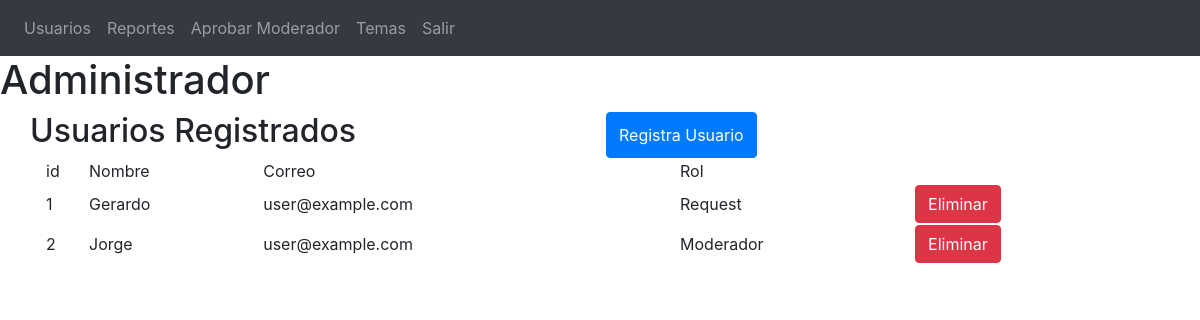
/admin.php, run on an earlier commit of the app's database.
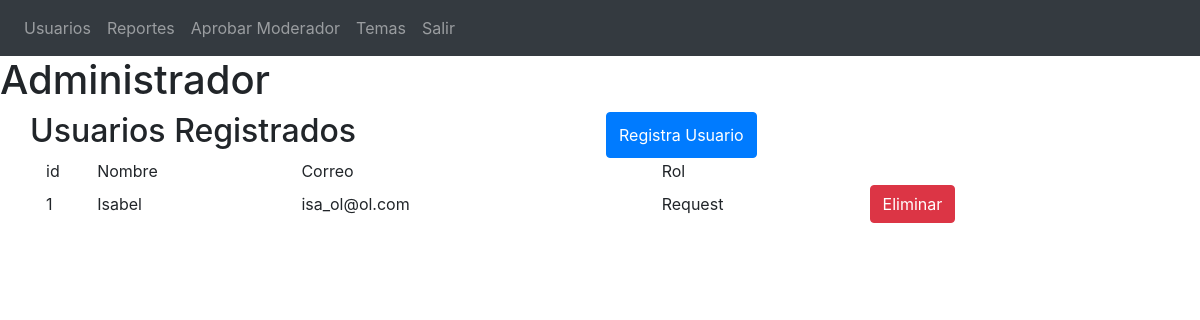
And on a later commit of the database.
### tables this page shows
CREATE TABLE IF NOT EXISTS `usuario` (
  `id_usuario` int(11) NOT NULL AUTO_INCREMENT,
  `nombre` varchar(45) NOT NULL,
  `correo` varchar(50) NOT NULL,
  `password` varchar(45) NOT NULL,
  `activo` int(11) NOT NULL,
  `dias` int(11) NOT NULL,
  `id_rol` int(11) NOT NULL,
  PRIMARY KEY (`id_usuario`),
  KEY `id_rol` (`id_rol`)
);

CREATE TABLE IF NOT EXISTS `rol` (
  `id_rol` int(11) NOT NULL,
  `rol` varchar(35) NOT NULL,
  PRIMARY KEY (`id_rol`)
);

### admin.php (the view, shortened to what this page needs)
<?php
    require_once('conexion.php');
    $query = $conn->prepare("SELECT * FROM usuario inner join rol on usuario.id_rol = rol.id_rol ");
    $query->execute();
?>
<!DOCTYPE html>
<html lang="es">
    <head>
        <link rel="stylesheet" type="text/css" href="#">
        <link rel="stylesheet" href="https://maxcdn.bootstrapcdn.com/bootstrap/4.0.0/css/bootstrap.min.css">
    </head>
    <body>
    <nav class="navbar navbar-expand-sm bg-dark navbar-dark">
    <ul class="navbar-nav">
      <li class="nav-item ">
        <a class="nav-link" href="admin.php">Usuarios</a>
      </li>
      <li class="nav-item">
        <a class="nav-link" href="reportes.php">Reportes</a>
      </li>
      <li class="nav-item">
        <a class="nav-link" href="aprobarModerador.php">Aprobar Moderador</a>
      </li>
      <li class="nav-item">
        <a class="nav-link" href="temas.php">Temas</a>
      </li>
      <li class="nav-item">
        <a class="nav-link" href="cerrarsesion.php">Salir</a>
      </li>
  </ul>
</nav>
<h1>Administrador</h1>
<div class="container">
<div class="row"><h2 style="text-align:left">Usuarios Registrados</h2> <button style="margin-left:250px;" type="button" class="btn btn-primary" data-toggle="modal" data-target="#myModal">Registra Usuario</button></div>
<div class="container">
   <div class="row">
        <table style="width: 100%;">
            <thead>
                <tr>
                    <td>id</td>
                    <td>Nombre</td>
                    <td>Correo</td>
                    <td>Rol</td>
                </tr>
                <?php
                while($res = $query->fetch()) {
                    echo "<tr>";
                    echo "<td>".$res['id_usuario']."</td>";
                    echo "<td>".$res['nombre']."</td>";
                    echo "<td>".$res['correo']."</td>";
                    echo "<td>".$res['rol']."</td>";
                    echo "<td><a href='eliminarUsuario.php?id_usuar=$res[id_usuario]'> <button type='button' class='btn btn-danger'>Eliminar</button></a></td>";
                    echo "</tr>";
                }
            ?>
            </thead>
          </table>
      </div>
              </div>
              </body>
              </html>

What changed in the data, as far as the page shows it:
removed usuario: id_usuario "2", nombre "Jorge", correo "user@example.com", id_rol.rol "Moderador"
changed usuario "Request": nombre "Gerardo" → "Isabel"; correo "user@example.com" → "isa_ol@ol.com"
